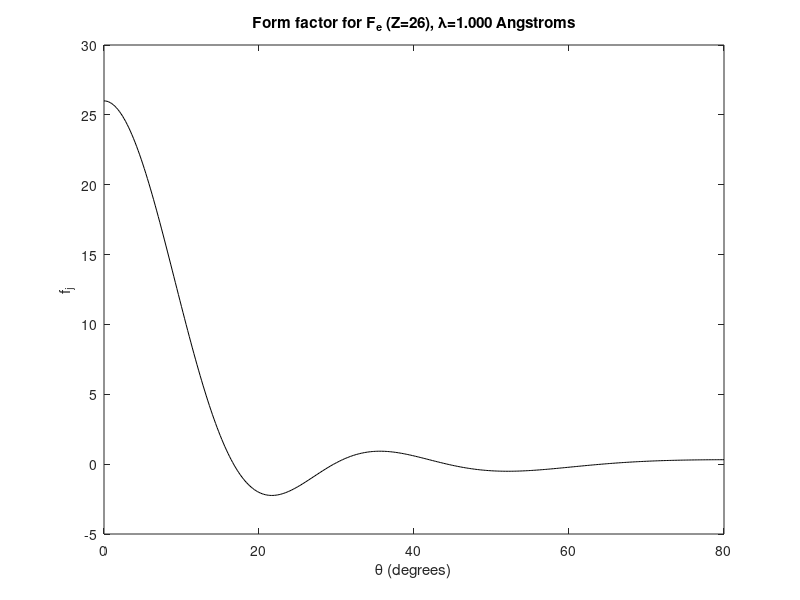

Reproduce this figure in MATLAB.
%copyright by J. Hasbun and Trinanjan Datta
%form_factor_n_const.m
%We use the constant n approximation:
%fj=3Zj*(sin(GR)-GR*cos(GR))/G^3 where Z=atomic number
%We do iron, with a BCC structure
clear
Z = 26;      %Fe number of electrons for the j^th basis atom
lambda=1.0;  %lambda in angstroms
a = 2.87;    %Lattice constant (Angstroms) Iron (Fe),
%Radius of atom is neareast neighbor distance divided by 2
dnn=sqrt(3)*a/2;          %BCC nearest neighbor distance
R=dnn/2;                  %atom Radius close packing model
thes=(80-0)/400;          %angle range
thet =0:thes:80;          %angle in degrees
theta = thet*pi/180;      %angle in radians
for i = 1:length(theta)
  thv=theta(i); if(thv==0), thv=1.e-6; end %prevent theta=0 problems
  G = (4.0*pi/lambda)*sin(thv); %reciprocal lattice vector magnitude
  fj(i) = 3*Z*(sin(G*R)-(G*R).*cos(G*R))./(G*R).^3; %constant n approx
end
str=cat(2,'Form factor for F_e (Z=26), \lambda=',...
  num2str(lambda,'%6.3f'),' Angstroms');
plot(thet,fj,'k')
title (str)
xlabel ('\theta (degrees)')
ylabel ('f_j')
